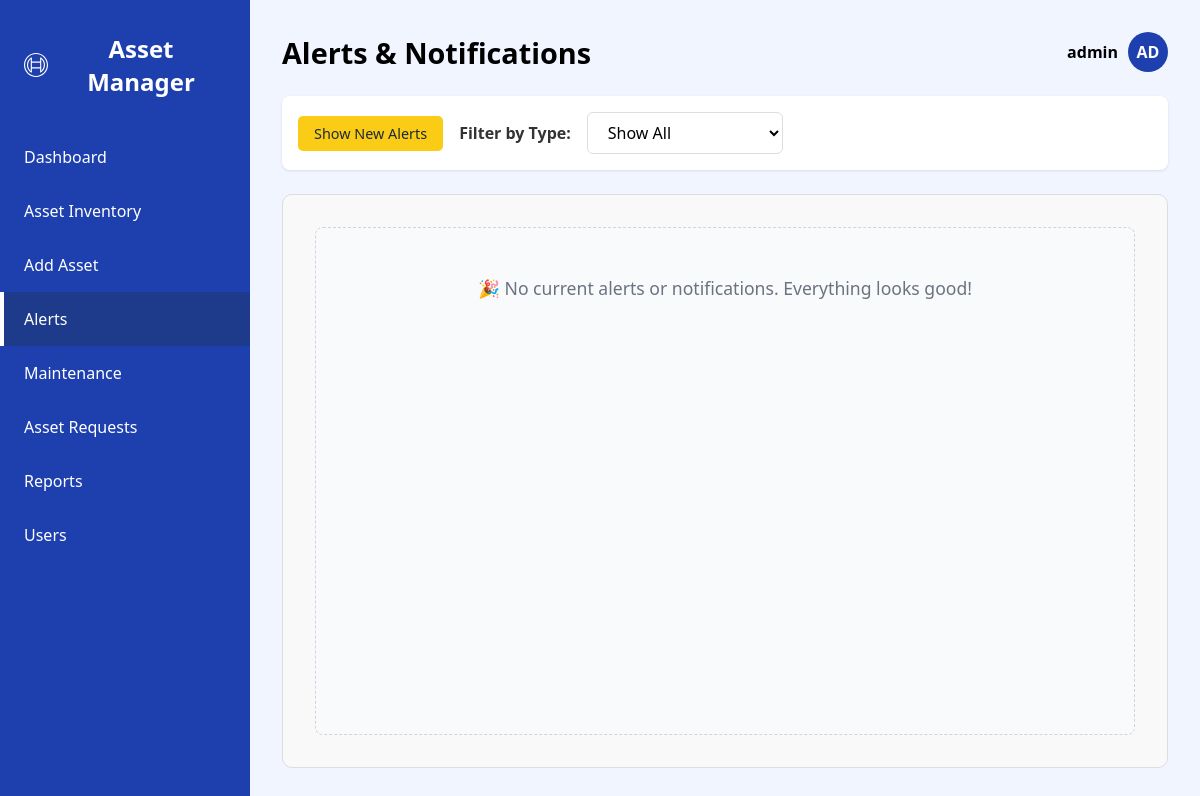
The app's page /Alerts/ (signed in) with its own data.
### app/models.py (models this page shows)
class User(models.Model):
    UserId = models.AutoField(primary_key=True)
    username = models.CharField(max_length=255)
    password_hash = models.CharField(max_length=255)
    email = models.EmailField(unique=True)
    phone = models.CharField(
        max_length=15,
        validators=[RegexValidator(r'^\+?\d{10,15}$', message="Enter a valid phone number.")],
        null=True,
        blank=True
    )
    role = models.CharField(max_length=50, default='USER')
    created_at = models.DateTimeField(default=now)
    last_login = models.DateTimeField(null=True, blank=True)
    REQUIRED_FIELDS = ['email', 'role', 'password']
    def __str__(self):
        return f"UserID: {self.UserId}"
    class Meta:
        db_table = 'user'

### app/views.py (the view, shortened to what this page needs)
# urls.py: path('Alerts/', views.Alerts, name='Alerts'),
def Alerts(request):
    user_id = request.session.get('user_id')
    if not user_id:
        return redirect('login')
    try:
        user = User.objects.get(UserId=user_id)
    except User.DoesNotExist:
        messages.error(request, "User not found. Please log in again.")
        return redirect('login')
    today = date.today()
    warning_days = 30
    if 'mark_all_read' in request.GET:
        request.session['viewed_alert_ids'] = list(get_alert_ids(today))
        return redirect('alerts')  # Redirect to remove GET parameter
    viewed_alert_ids = set(request.session.get('viewed_alert_ids', []))
    logger.debug(f"Viewed alert IDs from session: {viewed_alert_ids}")
    current_alert_ids = get_alert_ids(today)  # Use the helper function
    new_alert_ids = current_alert_ids - viewed_alert_ids
    logger.debug(f"Newly detected alert IDs: {new_alert_ids}")
    all_alerts = []
    requested_assets = AssetRequest.objects.filter(
        Status='Pending',
        EndDate__gte=today
    ).select_related('AssetID', 'UserId').order_by('-RequestedAt')
    maintenance_assets_qs = Asset.objects.filter(
        MaintenanceID__isnull=False,
        MaintenanceID__LastMaintenanceDate__isnull=False
    ).select_related('VendorID', 'MaintenanceID')
    bond_alerts_qs = Asset.objects.filter(
        BondExpiryDate__isnull=False,
        BondExpiryDate__gte=today,
        BondExpiryDate__lte=today + timedelta(days=warning_days)
    ).select_related('VendorID')
    software_renewal_qs = Asset.objects.filter(
        AssetType='Software',
        RenewDate__isnull=False,
        RenewDate__gte=today,
        RenewDate__lte=today + timedelta(days=warning_days)
    ).select_related('VendorID')
    warranty_assets_qs = Asset.objects.filter(
        Warranty__isnull=False,
        PurchaseDate__isnull=False
    ).select_related('VendorID')
    for asset in warranty_assets_qs:
        try:
            warranty_duration_days = int(asset.Warranty) * 365
            warranty_expiry_date = asset.PurchaseDate + timedelta(days=warranty_duration_days)
        except (ValueError, TypeError, AttributeError) as e:
            logger.warning(f"Could not calculate warranty for Asset {asset.pk}: {e}. Check Warranty and PurchaseDate fields.")
            continue
    return_requests = RequestStage.objects.filter(
        StageName='ReturnRequest',
        StageDate__date=today
    ).select_related('RequestId', 'StageBy').order_by('-StageDate')
    all_alerts.sort(key=lambda x: (x['priority'], x.get('sort_date') or date.max))
    viewed_alert_ids.update(current_alert_ids)
    request.session['viewed_alert_ids'] = list(viewed_alert_ids)
    request.session.modified = True  # Explicitly mark the session as modified
    if len(request.session['viewed_alert_ids']) > 1000:  # Arbitrary limit
        request.session['viewed_alert_ids'] = request.session['viewed_alert_ids'][-500:]
    logger.debug(f"Updated viewed alert IDs in session: {request.session['viewed_alert_ids']}")
    new_request_alerts = len([a for a in all_alerts if a['type'] == 'request' and a['is_new']])
    new_other_alerts = len([a for a in all_alerts if a['type'] != 'request' and a['is_new']])
    context = {
        'alerts': all_alerts,
        'user': user,
        'new_request_alerts': new_request_alerts,
        'new_other_alerts': new_other_alerts,
        'has_new_alerts': bool(new_alert_ids),
    }
    return render(request, 'admin/alerts.html', context)

### templates/admin/alerts.html (shortened to what this page needs)
<!DOCTYPE html>
<html lang="en">
<head>
</head>
<body>
    <div class="dashboard">
        <div class="sidebar">
            <div class="logo" style="display: flex; align-items: center; gap: 0.5rem;">
                <img src="/media/assets/images/logo.svg" alt="Logo" style="width: 24px; height: 24px;">
                <span>Asset Manager</span>
              </div>
            <a href="{% url 'dashboard' %}" class="menu-item {% if request.resolver_match.url_name == 'dashboard' %}active{% endif %}">
                <div>Dashboard</div>
            </a>
            <a href="{% url 'Asset Inventory' %}" class="menu-item {% if request.resolver_match.url_name == 'Asset Inventory' %}active{% endif %}">
                <div>Asset Inventory</div>
            </a>
             <a href="{% url 'Add Asset' %}" class="menu-item ">
                <div>Add Asset</div>
            </a>
            <a href="{% url 'Alerts' %}" class="menu-item {% if request.resolver_match.url_name == 'Alerts' %}active{% endif %}">
                <div>
                    Alerts
                </div>
            </a>
            <a href="{% url 'MaintenancePage' %}" class="menu-item {% if request.resolver_match.url_name == 'MaintenancePage' %}active{% endif %}">
                <div>Maintenance</div>
            </a>
            <a href="{% url 'asset_request_tracking' %}" class="menu-item {% if request.resolver_match.url_name == 'asset_request_tracking' %}active{% endif %}">
                <div>Asset Requests</div>
            </a>
            <a href="{% url 'Reports' %}" class="menu-item {% if request.resolver_match.url_name == 'Reports' %}active{% endif %}">
                <div>Reports</div>
            </a>
            <a href="{% url 'user_management' %}" class="menu-item ">
                <div>Users</div>
            </a>
        </div>
        <div class="main-content">
            <div class="header">
                <h1>Alerts & Notifications</h1>
                <div class="user-info" onclick="openLogoutModal()">
                    <span class="user-name">{{ user.username }}</span>
                    <div class="user-avatar">
                        {{ user.username.0|upper }}{{ user.username.1|upper }}
                    </div>
                </div>
            </div>
            <div class="filter-section">
                <button class="btn btn-highlight" onclick="showNewAlerts()">Show New Alerts</button>
                <label for="priorityFilter">Filter by Type:</label>
                <select id="priorityFilter" onchange="filterAlerts()">
                    <option value="all">Show All</option>
                </select>
            </div>
            <div class="alerts-container">
                {% if alerts %}
                    {% for alert in alerts %}
                        <div class="alert-card {{ alert.type }} {% if alert.is_new %}new-alert{% endif %}"
                             id="alert-{{ alert.id }}"
                             data-priority="{{ alert.type }}"
                             data-alert-id="{{ alert.id }}"
                             {% if alert.sort_date %}data-date="{{ alert.sort_date|date:"Y-m-d" }}"{% endif %}>
                            <div class="alert-header">
                                <h3>
                                    {% if alert.type == 'high' %} Maintenance Due Soon
                                    {% elif alert.type == 'medium' %} Usage Bond Expiring
                                    {% elif alert.type == 'software' %} Software License Renewal Due
                                    {% elif alert.type == 'low' %} Warranty Expiring Soon
                                    {% elif alert.type == 'request' %} New Asset Request Received
                                    {% else %} General Alert {% endif %}
                                    {% if alert.is_new %}
                                        <span class="new-badge">New</span>
                                    {% endif %}
                                </h3>
                                <span class="alert-type {{ alert.type }}">
                                    {% if alert.type == 'high' %} High Priority
                                    {% elif alert.type == 'medium' %} Medium Priority
                                    {% elif alert.type == 'software' %} Renewal Due
                                    {% elif alert.type == 'low' %} Low Priority
                                    {% elif alert.type == 'request' %} Pending Action
                                    {% else %} Info {% endif %}
                                </span>
                            </div>
                            <div class="alert-content">
                                {% if alert.type == 'high' %}
                                    <p><strong>Asset:</strong> {{ alert.data.AssetName }} ({{ alert.data.AssetNumber|default:'N/A' }})</p>
                                    <p><strong>Due Date:</strong> {{ alert.data.next_maintenance_date_calculated|date:"F d, Y" }}</p>
                                    {% if alert.data.VendorID %}<p><strong>Vendor:</strong> {{ alert.data.VendorID.VendorName }}</p>{% endif %}
                                    <p><strong>Days Left:</strong> {{ alert.days_left }} day{{ alert.days_left|pluralize }}</p>
                                {% elif alert.type == 'medium' %}
                                    <p><strong>Asset:</strong> {{ alert.data.AssetName }} ({{ alert.data.AssetNumber|default:'N/A' }})</p>
                                    <p><strong>Expiry Date:</strong> {{ alert.data.BondExpiryDate|date:"F d, Y" }}</p>
                                    {% if alert.data.VendorID %}<p><strong>Vendor:</strong> {{ alert.data.VendorID.VendorName }}</p>{% endif %}
                                    <p><strong>Days Left:</strong> {{ alert.days_left }} day{{ alert.days_left|pluralize }}</p>
                                {% elif alert.type == 'software' %}
                                    <p><strong>Software:</strong> {{ alert.data.AssetName }} ({{ alert.data.AssetNumber|default:'N/A' }})</p>
                                    <p><strong>Renewal Date:</strong> {{ alert.data.RenewDate|date:"F d, Y" }}</p>
                                    {% if alert.data.VendorID %}<p><strong>Vendor:</strong> {{ alert.data.VendorID.VendorName }}</p>{% endif %}
                                    <p><strong>Days Left:</strong> {{ alert.days_left }} day{{ alert.days_left|pluralize }}</p>
                                {% elif alert.type == 'low' %}
                                    <p><strong>Asset:</strong> {{ alert.data.AssetName }} ({{ alert.data.AssetNumber|default:'N/A' }})</p>
                                    <p><strong>Warranty Expiry:</strong> {{ alert.data.warranty_expiry_date_calculated|date:"F d, Y" }}</p>
                                    {% if alert.data.VendorID %}<p><strong>Vendor:</strong> {{ alert.data.VendorID.VendorName }}</p>{% endif %}
                                    <p><strong>Days Left:</strong> {{ alert.days_left }} day{{ alert.days_left|pluralize }}</p>
                                {% elif alert.type == 'request' %}
                                    <p><strong>Requester:</strong> {{ alert.data.UserId.username }}</p>
                                    <p><strong>Asset:</strong> {{ alert.data.AssetID.AssetName }} ({{ alert.data.AssetID.AssetNumber|default:'N/A' }})</p>
                                    <p><strong>Dates:</strong> {{ alert.data.StartDate|date:"M d, Y" }} to {{ alert.data.EndDate|date:"M d, Y" }}</p>
                                    <p><strong>Purpose:</strong> {{ alert.data.Purpose|default:"N/A"|truncatechars:150 }}</p>
                                    <p><strong>Requested On:</strong> {{ alert.data.RequestedAt|date:"M d, Y, P" }}</p>
                                {% elif alert.type == 'return_request' %}
                                    <h3>Asset Return Requested</h3>
                                    <span class="alert-type return_request">Return Request</span>
                                    <p><strong>Requested By:</strong> {{ alert.data.StageBy.username }}</p>
                                    <p><strong>Asset:</strong> {{ alert.data.RequestId.AssetID.AssetName }} ({{ alert.data.RequestId.AssetID.AssetNumber|default:'N/A' }})</p>
                                    <p><strong>Date Requested:</strong> {{ alert.data.StageDate|date:"F d, Y, P" }}</p>
                                    <p><strong>User:</strong> {{ alert.data.RequestId.UserId.username }}</p>
                                {% endif %}
                            </div>
                            <div class="alert-actions">
                                {% if alert.type == 'request' %}
                                    <a href="{% url 'asset_request_tracking' %}?request_id={{ alert.data.RequestId|default:alert.data.pk }}" class="btn btn-primary">View Request</a>
                                {% elif alert.type == 'high' or alert.type == 'medium' or alert.type == 'low' or alert.type == 'software' %}
                                      <a href="{% url 'Asset Inventory' %}?asset_id={{ alert.data.AssetID|default:alert.data.pk }}" class="btn btn-primary">View Asset</a>
                                {% endif %}
                            </div>
                        </div>
                    {% endfor %}
                {% else %}
                     <div class="no-alerts-message">
                        <p>🎉 No current alerts or notifications. Everything looks good!</p>
                     </div>
                {% endif %}
            </div>
        </div>
    </div>
</body>
</html>

### templates/admin/alerts.html (style rules this page uses)
* { margin: 0; padding: 0; box-sizing: border-box; font-family: 'Segoe UI', Tahoma, Geneva, Verdana, sans-serif; }
html, body { height: 100%; margin: 0; overflow: hidden; }
.dashboard { display: flex; height: 100vh; overflow: hidden; }
.sidebar { width: 250px; flex-shrink: 0; background: #1e40af; color: white; padding: 2rem 0; display: flex; flex-direction: column; overflow-y: auto; }
.sidebar a { text-decoration: none; color: inherit; display: block; }
.logo { padding: 0 1.5rem; margin-bottom: 2rem; font-size: 1.5rem; font-weight: bold; text-align: center; }
.menu-item { padding: 1rem 1.5rem; cursor: pointer; transition: background 0.3s; display: flex; align-items: center; gap: 0.75rem; }
.menu-item.active { background: #1e3a8a; border-left: 4px solid white; padding-left: calc(1.5rem - 4px); }
.main-content { flex: 1; background: #f0f5ff; padding: 2rem; display: flex; flex-direction: column; overflow: hidden; }
.header { display: flex; justify-content: space-between; align-items: center; margin-bottom: 1.5rem; flex-shrink: 0; }
.header h1 { font-size: 1.8rem; }
.user-info { position: relative; display: flex; align-items: center; gap: 10px; cursor: pointer; }
.user-avatar { display: inline-block; width: 40px; height: 40px; background-color: #1e40af; color: white; text-align: center; line-height: 40px; border-radius: 50%; font-weight: bold; }
.user-name { font-weight: bold; }
.filter-section { margin-bottom: 1.5rem; display: flex; flex-wrap: wrap; align-items: center; gap: 1rem; padding: 1rem; background-color: white; border-radius: 8px; box-shadow: 0 1px 3px rgba(0,0,0,0.1); flex-shrink: 0; }
.filter-section label { font-size: 1rem; font-weight: bold; color: #333; }
#priorityFilter { padding: 0.5rem 1rem; font-size: 1rem; border: 1px solid #ddd; border-radius: 0.375rem; background-color: white; cursor: pointer; transition: border-color 0.3s ease; min-width: 150px; }
.alerts-container { flex: 1; overflow-y: auto; display: grid; grid-template-columns: 1fr; gap: 1rem; padding: 1rem; border: 1px solid #ddd; border-radius: 10px; background-color: #f9f9f9; padding-bottom: 1rem; }
.btn { padding: 0.5rem 1rem; border-radius: 5px; border: none; cursor: pointer; font-weight: 500; font-size: 0.9rem; transition: background-color 0.2s ease; }
.no-alerts-message { text-align: center; padding: 3rem 1rem; color: #6b7280; font-size: 1.1rem; border: 1px dashed #d1d5db; border-radius: 8px; background-color: #f9fafb; margin: 1rem; }
.btn-highlight { background-color: #facc15; color: #1f2937; }

### records on screen
User: username "admin", username.0 "A", username.1 "D"
